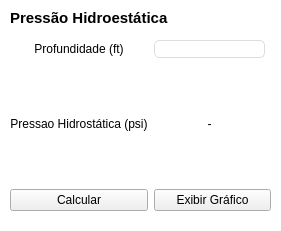
   <widget class="QGroupBox" name="groupBox_2">
    <property name="geometry">
     <rect>
      <x>10</x>
      <y>410</y>
      <width>281</width>
      <height>231</height>
     </rect>
    </property>
    <property name="styleSheet">
     <string notr="true">QGroupBox{
background-color: rgb(255, 255, 255);
border: none;
border-radius: 4px;
}</string>
    </property>
    <property name="title">
     <string/>
    </property>
    <widget class="QLabel" name="label_3">
     <property name="geometry">
      <rect>
       <x>10</x>
       <y>10</y>
       <width>201</width>
       <height>16</height>
      </rect>
     </property>
     <property name="font">
      <font>
       <pointsize>11</pointsize>
       <bold>true</bold>
      </font>
     </property>
     <property name="text">
      <string>Pressão Hidroestática</string>
     </property>
    </widget>
    <widget class="QWidget" name="gridLayoutWidget_14">
     <property name="geometry">
      <rect>
       <x>10</x>
       <y>40</y>
       <width>261</width>
       <height>171</height>
      </rect>
     </property>
     <layout class="QGridLayout" name="gridLayout_14">
      <item row="0" column="1">
       <widget class="QLineEdit" name="editProfundidadePressaoHidroestatica">
        <property name="styleSheet">
         <string notr="true">border: 1px solid #dddddd; 
border-radius: 5px;</string>
        </property>
        <property name="text">
         <string/>
        </property>
       </widget>
      </item>
      <item row="2" column="0">
       <widget class="QLabel" name="lbnTituloPressaoHidroestatica">
        <property name="text">
         <string>Pressao Hidrostática (psi)</string>
        </property>
        <property name="alignment">
         <set>Qt::AlignmentFlag::AlignCenter</set>
        </property>
       </widget>
      </item>
      <item row="2" column="1">
       <widget class="QLabel" name="lbnPressaoHidroestatica">
        <property name="styleSheet">
         <string notr="true"/>
        </property>
        <property name="text">
         <string>-</string>
        </property>
        <property name="alignment">
         <set>Qt::AlignmentFlag::AlignCenter</set>
        </property>
       </widget>
      </item>
      <item row="1" column="0" colspan="2">
       <spacer name="verticalSpacer_3">
        <property name="orientation">
         <enum>Qt::Orientation::Vertical</enum>
        </property>
        <property name="sizeHint" stdset="0">
         <size>
          <width>20</width>
          <height>40</height>
         </size>
        </property>
       </spacer>
      </item>
      <item row="0" column="0">
       <widget class="QLabel" name="lbnTituloProfundidadePressaoHidroestatica">
        <property name="text">
         <string>Profundidade (ft)</string>
        </property>
        <property name="alignment">
         <set>Qt::AlignmentFlag::AlignCenter</set>
        </property>
       </widget>
      </item>
      <item row="3" column="0" colspan="3">
       <spacer name="verticalSpacer_4">
        <property name="orientation">
         <enum>Qt::Orientation::Vertical</enum>
        </property>
        <property name="sizeHint" stdset="0">
         <size>
          <width>20</width>
          <height>40</height>
         </size>
        </property>
       </spacer>
      </item>
      <item row="4" column="0">
       <widget class="QPushButton" name="btnCalcularPressaoHidroestatica">
        <property name="styleSheet">
         <string notr="true"/>
        </property>
        <property name="text">
         <string>Calcular</string>
        </property>
       </widget>
      </item>
      <item row="4" column="1" colspan="2">
       <widget class="QPushButton" name="btnExibirGraficoPressaoHidroestatica">
        <property name="styleSheet">
         <string notr="true"/>
        </property>
        <property name="text">
         <string>Exibir Gráfico</string>
        </property>
       </widget>
      </item>
     </layout>
    </widget>
   </widget>
